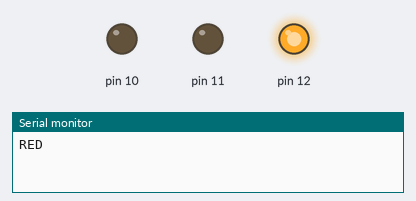
A sketch run on a simulated Arduino Uno, built with avr-gcc and run on an emulated ATmega328P. On the bench: output pins drawn as LEDs (lit = HIGH), the last lines printed to the serial monitor.

Above: at 5.0 s.
At 11.5 s:
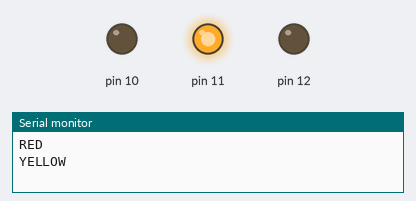
At 16.5 s:
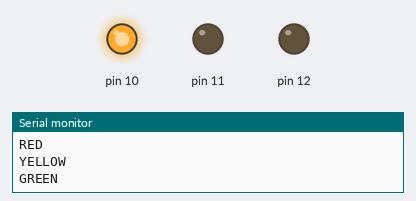
Timing chart, 0 to 26.0 s (numbered marks = the images above):
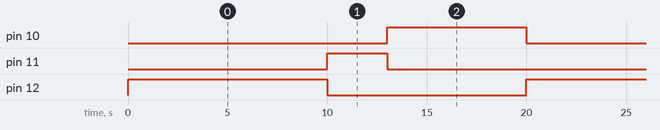

The sketch:

task1.ino
```cpp
void setup()
{
  pinMode(12,OUTPUT);
  pinMode(11,OUTPUT);
  pinMode(10,OUTPUT);
 Serial.begin(9600);
}

void loop()
{
 Serial.println("RED");
 digitalWrite(12,HIGH);
 delay(10000);
 digitalWrite(12,LOW);
 Serial.println("YELLOW");
 digitalWrite(11,HIGH);
 delay(3000);
 digitalWrite(11,LOW);
 Serial.println("GREEN");
 digitalWrite(10,HIGH);
 delay(7000);
 digitalWrite(10,LOW);
}
```

Measured:
- by itself, pin 10: alternates HIGH for 7.0 s and LOW for 13.0 s
- by itself, pin 11: alternates HIGH for 3.0 s and LOW for 17.0 s
- by itself, pin 12: alternates HIGH for 10.0 s and LOW for 10.0 s
